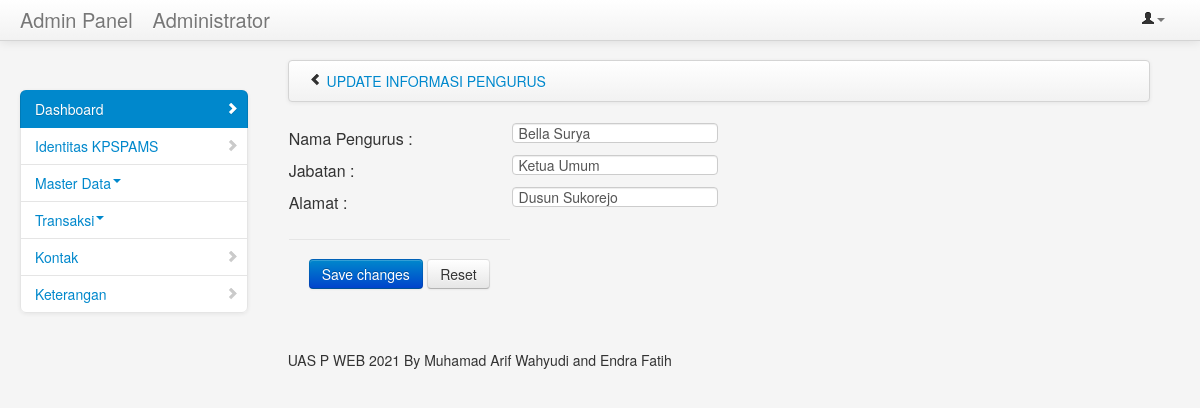
The app's page /public/admin/editkaryawan/1 (signed in) with its own data.
### tables this page shows
CREATE TABLE `pengurus` (
  `id_pengurus` int(7) NOT NULL,
  `nip` varchar(20) NOT NULL,
  `nama_pengurus` varchar(50) NOT NULL,
  `jenis_kelamin` varchar(15) NOT NULL,
  `jabatan` varchar(50) NOT NULL,
  `alamat` varchar(500) NOT NULL
);

### app/core/Controller.php (called while the page is built, shortened)
<?php
class Controller {
    public function view($view,$data=[]){
        require_once '../app/views/'.$view.'.php';
    }
}

### app/controllers/Admin.php (called while the page is built, shortened)
<?php
class Admin extends Controller{
     public function editkaryawan($id){
        $data['nama'] = $this->model('Admin_model') ->getAdmin();
        $data['id']=$id;
        $this->view('admin/editkaryawan',$data);
    }
}

### app/core/App.php (called while the page is built, shortened)
<?php
class App {
    protected $method ='index';
    protected $params =[];
    public function __construct(){
        $url = $this->parseURL();
        if (file_exists('../app/controllers/' . $url[0] . '.php')){
            unset($url[0]);
        }
        $this->controller = new $this->controller;
        if ( isset($url[1]) ){
            if (method_exists($this->controller,$url[1])){
                $this->method = $url[1];
                unset($url[1]);
            }
        }
        if (!empty($url)){
            $this->params = array_values($url);
        }
        call_user_func_array([$this->controller, $this->method] , $this->params);
    }
    public function parseURL() {
        if (isset($_GET['url'])){
            $url = rtrim($_GET['url'],'/');
            $url = filter_var($url, FILTER_SANITIZE_URL);
            $url = explode('/',$url);
            return $url;
        }
    }
}

### public/index.php (called while the page is built, shortened)
<?php
$app = new App;

### app/views/admin/editkaryawan.php (the view, shortened to what this page needs)
               <div class="span9" id="content">
                   <div class="row-fluid">
                       	<div class="navbar">
                           	<div class="navbar-inner">
                                <ul class="breadcrumb">
                                    <i class="icon-chevron-left hide-sidebar"><a href='#' title="Hide Sidebar" rel='tooltip'>&nbsp;</a></i>
                                    <li>
                                        <a href="index.php">UPDATE INFORMASI PENGURUS</a>
                                    </li>
                                </ul>
                           	</div>
                       	</div>
                   </div>
	<form method="post" action="<?= BASEURL; ?>/admin/updatekaryawan">
         <?php
include 'koneksi.php';
$id = $data['id'];
$data = mysqli_query($koneksi,"select * from pengurus where id_pengurus='$id'");
while($d = mysqli_fetch_array($data)){
	?>
		<table>
			<tr>
				<td>Nama Pengurus :</td>
				<td>
					<input type="text" name="nama" value="<?php echo $d['nama_pengurus']; ?>">
				</td>
			</tr>
               <tr>
				<td>Jabatan :</td>
				<td>
					<input type="text" name="jabatan" value="<?php echo $d['jabatan']; ?>">
				</td>
			</tr>
			<tr>
				<td>Alamat :</td>
				<td><input type="text" name="alamat" value="<?php echo $d['alamat']; ?>"></td>
			</tr>
			<tr>
				<td><div class="form-actions">
                                         <button type="submit" class="btn btn-primary">Save changes</button>
                                         <button type="reset" class="btn">Reset</button>
       </div> </td>
			</tr>
		</table>
	</form>
	<?php
                                      }
?>

### public/assets/styles.css (style rules this page uses)
#content { margin-left:0px; }
.hide-sidebar, .show-sidebar { cursor: pointer; }
.breadcrumb { margin: 0 0 0px; padding: 10px 0px; background-color: transparent; }

### records on screen
pengurus: nama "Bella Surya", jabatan "Ketua Umum", alamat "Dusun Sukorejo"

### other values on screen
$data['nama'] "Administrator"
